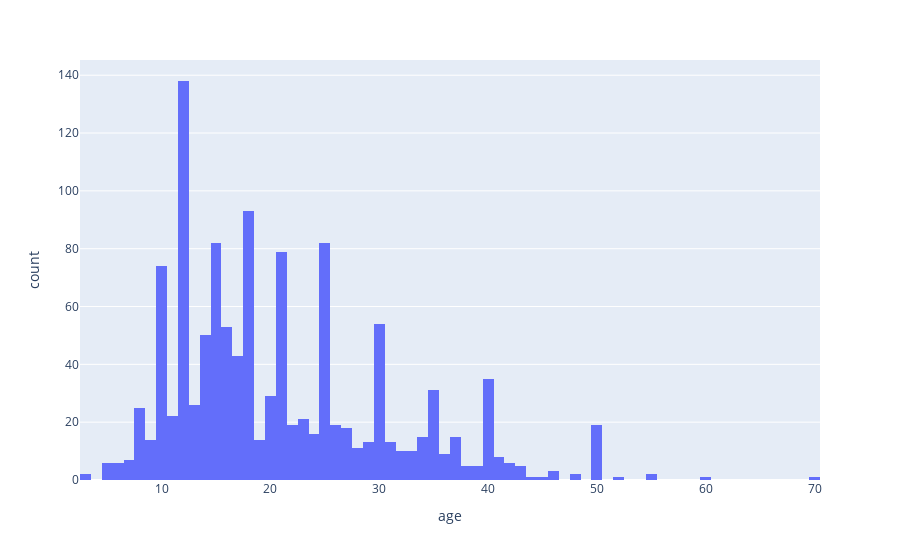

This figure's notebook cell:
### Markdown cell above
## Distribution of Age

### Code cell
fig = px.histogram(review, x="age").update_xaxes(categoryorder="total ascending")
fig.show()

### Figure 1 — Plotly figure (JSON) as saved in the notebook; plotly's stock layout.template omitted (floating-point values rounded to 4 significant figures; data arrays with more than 128 entries replaced by an {"elided": "..."} marker saying what was removed)
{"data": [{"alignmentgroup": "True", "bingroup": "x", "hovertemplate": "age=%{x}<br>count=%{y}<extra></extra>", "legendgroup": "", "marker": {"color": "#636efa"}, "name": "", "offsetgroup": "", "orientation": "v", "showlegend": false, "type": "histogram", "x": {"elided": "2247 int values"}, "xaxis": "x", "yaxis": "y"}], "layout": {"barmode": "relative", "legend": {"tracegroupgap": 0}, "margin": {"t": 60}, "xaxis": {"anchor": "y", "categoryorder": "total ascending", "domain": [0, 1], "title": {"text": "age"}}, "yaxis": {"anchor": "x", "domain": [0, 1], "title": {"text": "count"}}}}
